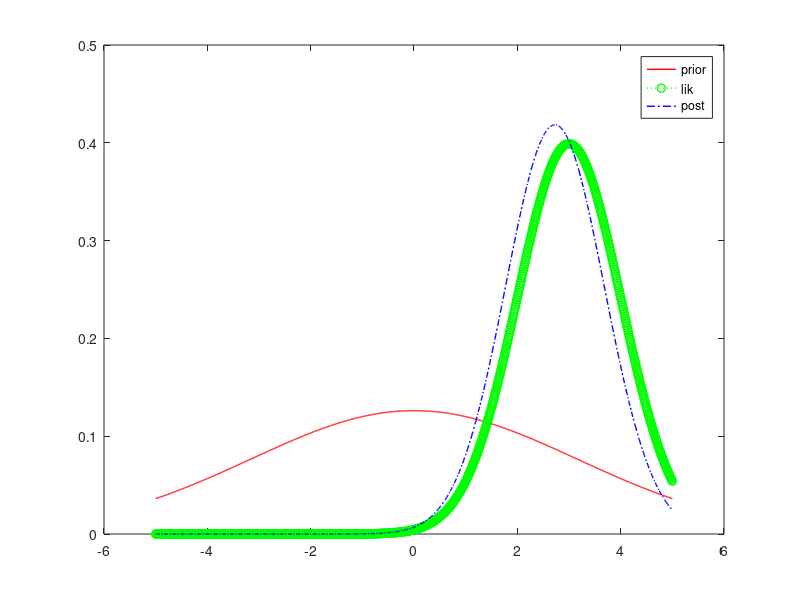

The MATLAB source for this figure:

% prior
mu_0 = 0;
sigma2_0 = 10;
%sigma2_0 = 1;

% lik - suff stat
mu_ML = 3;
N = 1;
sigma2 = 1;

% post
%sigma2_N = 1/(N/sigma2 + 1/sigma2_0)
sigma2_N = (sigma2 * sigma2_0) / (N*sigma2_0 + sigma2)
mu_N = sigma2_N*(N*mu_ML/sigma2 + mu_0/sigma2_0);

figure(1); clf
xs = -5:0.01:5;
prior = normpdf(xs, mu_0, sqrt(sigma2_0));
lik = normpdf(xs, mu_ML, sigma2);
post = normpdf(xs, mu_N, sqrt(sigma2_N));
plot(xs, prior, 'r-', 'linewidth', 1);
hold on
plot(xs, lik, 'g:o', 'linewidth', 1);
plot(xs, post, 'b-.', 'linewidth', 1);
legend('prior','lik','post')


